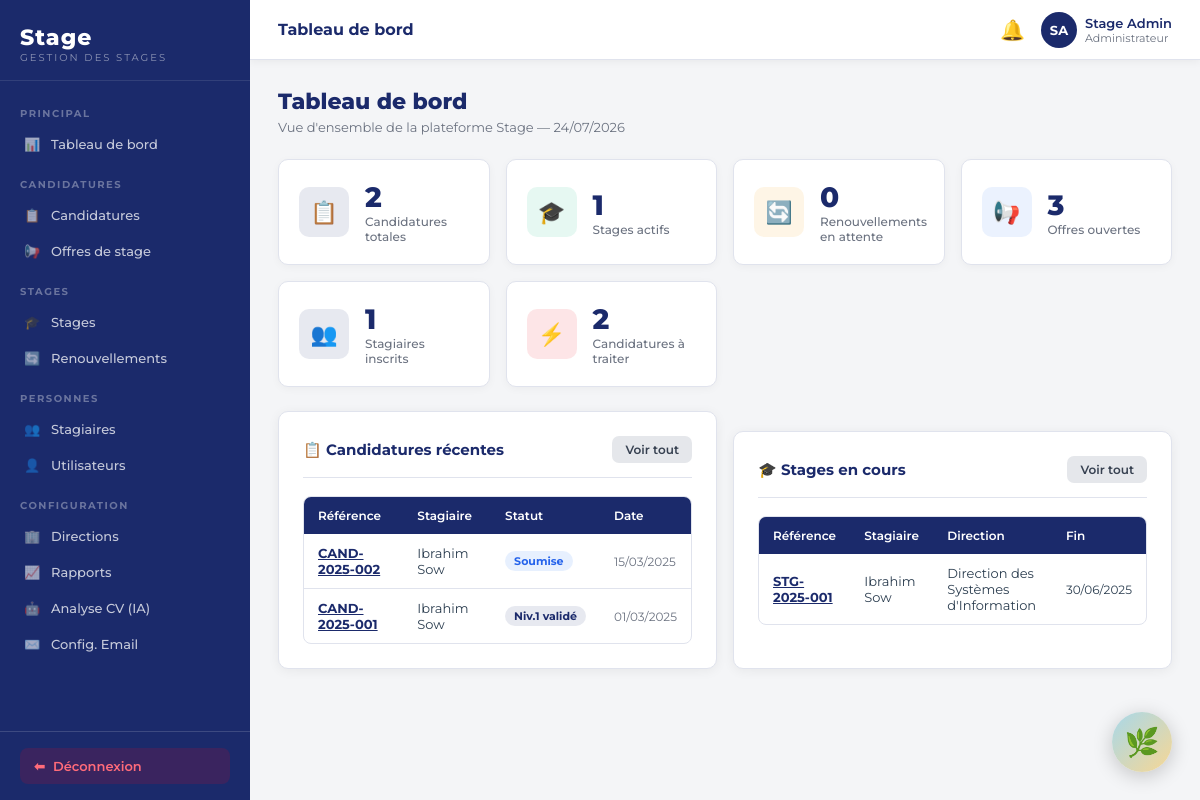
The app's page /backoffice.php (signed in) with its own data.
### tables this page shows
CREATE TABLE IF NOT EXISTS stages (
    id INT AUTO_INCREMENT PRIMARY KEY,
    reference VARCHAR(30) UNIQUE NOT NULL,
    candidature_id INT,
    stagiaire_id INT NOT NULL,
    direction_id INT,
    domaine_id INT,
    encadrant_id INT,
    date_debut DATE NOT NULL,
    date_fin DATE NOT NULL,
    duree_initiale_mois INT DEFAULT 3,
    duree_totale_mois INT DEFAULT 3,
    nb_renouvellements INT DEFAULT 0,
    remboursement_transport TINYINT(1) DEFAULT 0,
    montant_transport DECIMAL(10,2) DEFAULT 0,
    statut ENUM('preparation','en_cours','renouvele','termine','interrompu','annule') DEFAULT 'preparation',
    created_at TIMESTAMP DEFAULT CURRENT_TIMESTAMP,
    FOREIGN KEY (candidature_id) REFERENCES candidatures(id) ON DELETE SET NULL,
    FOREIGN KEY (stagiaire_id) REFERENCES stagiaires(id) ON DELETE CASCADE,
    FOREIGN KEY (direction_id) REFERENCES directions(id) ON DELETE SET NULL,
    FOREIGN KEY (domaine_id) REFERENCES domaines(id) ON DELETE SET NULL,
    FOREIGN KEY (encadrant_id) REFERENCES utilisateurs(id) ON DELETE SET NULL
);

CREATE TABLE IF NOT EXISTS candidatures (
    id INT AUTO_INCREMENT PRIMARY KEY,
    reference VARCHAR(30) UNIQUE NOT NULL,
    stagiaire_id INT NOT NULL,
    offre_id INT,
    type_candidature ENUM('offre','spontanee') DEFAULT 'spontanee',
    domaine_id INT,
    direction_id INT,
    score_tri DECIMAL(5,2) DEFAULT 0,
    statut_global ENUM('soumise','niv1_en_cours','niv1_valide','validee','niv1_rejete','rejetee','complement') DEFAULT 'soumise',
    motivation TEXT,
    date_candidature TIMESTAMP DEFAULT CURRENT_TIMESTAMP,
    FOREIGN KEY (stagiaire_id) REFERENCES stagiaires(id) ON DELETE CASCADE,
    FOREIGN KEY (offre_id) REFERENCES offres_stage(id) ON DELETE SET NULL,
    FOREIGN KEY (domaine_id) REFERENCES domaines(id) ON DELETE SET NULL,
    FOREIGN KEY (direction_id) REFERENCES directions(id) ON DELETE SET NULL
);

CREATE TABLE IF NOT EXISTS utilisateurs (
    id INT AUTO_INCREMENT PRIMARY KEY,
    nom VARCHAR(100) NOT NULL,
    prenom VARCHAR(100) NOT NULL,
    email VARCHAR(191) NOT NULL UNIQUE,
    mot_de_passe VARCHAR(255) NOT NULL,
    role ENUM('administrateur','habilite','superviseur','directeur','stagiaire') NOT NULL DEFAULT 'stagiaire',
    actif TINYINT(1) DEFAULT 1,
    civilite ENUM('M.','Mme') DEFAULT 'M.',
    created_at TIMESTAMP DEFAULT CURRENT_TIMESTAMP
);

CREATE TABLE IF NOT EXISTS directions (
    id INT AUTO_INCREMENT PRIMARY KEY,
    libelle VARCHAR(150) NOT NULL,
    abreviation VARCHAR(20),
    actif TINYINT(1) DEFAULT 1,
    created_at TIMESTAMP DEFAULT CURRENT_TIMESTAMP
);

### backoffice.php (called while the page is built, shortened)
<?php
require_once __DIR__ . '/config.php';
$page = preg_replace('/[^a-zA-Z0-9_\-]/', '', $_GET['page'] ?? 'dashboard');
$file = __DIR__ . "/pages/admin/{$page}.php";
include $file;

### pages/admin/dashboard.php (the view, shortened to what this page needs)
<?php
require_once __DIR__ . '/../../includes/header.php';
$pdo = getPDO();
$stats = [
    'candidatures' => $pdo->query('SELECT COUNT(*) FROM candidatures')->fetchColumn(),
    'stages_actifs' => $pdo->query("SELECT COUNT(*) FROM stages WHERE statut IN ('en_cours','renouvele','preparation')")->fetchColumn(),
    'renouvellements' => $pdo->query("SELECT COUNT(*) FROM renouvellements_stage WHERE statut = 'en_attente'")->fetchColumn(),
    'offres_ouvertes' => $pdo->query("SELECT COUNT(*) FROM offres_stage WHERE statut = 'ouverte'")->fetchColumn(),
    'stagiaires' => $pdo->query('SELECT COUNT(*) FROM stagiaires')->fetchColumn(),
    'a_valider' => $pdo->query("SELECT COUNT(*) FROM candidatures WHERE statut_global IN ('soumise','niv1_valide')")->fetchColumn(),
];
$recent_cands = $pdo->query('SELECT c.*, u.nom, u.prenom, o.titre as offre_titre FROM candidatures c JOIN stagiaires s ON s.id = c.stagiaire_id JOIN utilisateurs u ON u.id = s.utilisateur_id LEFT JOIN offres_stage o ON o.id = c.offre_id ORDER BY c.date_candidature DESC LIMIT 5')->fetchAll();
$recent_stages = $pdo->query("SELECT sg.*, u.nom, u.prenom, d.libelle as direction_libelle FROM stages sg JOIN stagiaires s ON s.id = sg.stagiaire_id JOIN utilisateurs u ON u.id = s.utilisateur_id LEFT JOIN directions d ON d.id = sg.direction_id WHERE sg.statut IN ('en_cours','renouvele') ORDER BY sg.created_at DESC LIMIT 5")->fetchAll();
?>
<div class="page-header">
  <h1>Tableau de bord</h1>
  <p>Vue d'ensemble de la plateforme Stage &mdash; <?= date('d/m/Y') ?></p>
</div>
<div class="stat-grid">
  <div class="stat-card">
    <div class="stat-icon navy">📋</div>
    <div><div class="stat-val"><?= $stats['candidatures'] ?></div><div class="stat-label">Candidatures totales</div></div>
  </div>
  <div class="stat-card">
    <div class="stat-icon green">🎓</div>
    <div><div class="stat-val"><?= $stats['stages_actifs'] ?></div><div class="stat-label">Stages actifs</div></div>
  </div>
  <div class="stat-card">
    <div class="stat-icon orange">🔄</div>
    <div><div class="stat-val"><?= $stats['renouvellements'] ?></div><div class="stat-label">Renouvellements en attente</div></div>
  </div>
  <div class="stat-card">
    <div class="stat-icon blue">📢</div>
    <div><div class="stat-val"><?= $stats['offres_ouvertes'] ?></div><div class="stat-label">Offres ouvertes</div></div>
  </div>
  <div class="stat-card">
    <div class="stat-icon navy">👥</div>
    <div><div class="stat-val"><?= $stats['stagiaires'] ?></div><div class="stat-label">Stagiaires inscrits</div></div>
  </div>
  <div class="stat-card">
    <div class="stat-icon red">⚡</div>
    <div><div class="stat-val"><?= $stats['a_valider'] ?></div><div class="stat-label">Candidatures &agrave; traiter</div></div>
  </div>
</div>
<div class="grid-2">
  <div class="card">
    <div class="card-header">
      <span class="card-title">📋 Candidatures r&eacute;centes</span>
      <a href="backoffice.php?page=candidatures" class="btn btn-secondary btn-sm">Voir tout</a>
    </div>
    <?php if (empty($recent_cands)): ?>
    <div class="empty-state"><div class="empty-icon">📋</div><p>Aucune candidature.</p></div>
    <?php else: ?>
    <div class="table-wrap">
      <table>
        <thead><tr><th>R&eacute;f&eacute;rence</th><th>Stagiaire</th><th>Statut</th><th>Date</th></tr></thead>
        <tbody>
          <?php foreach ($recent_cands as $c): ?>
          <tr>
            <td><a href="backoffice.php?page=candidature_detail&id=<?= $c['id'] ?>" style="color:var(--navy);font-weight:700"><?= h($c['reference']) ?></a></td>
            <td><?= h($c['prenom'] . ' ' . $c['nom']) ?></td>
            <td><?= statusBadge($c['statut_global']) ?></td>
            <td class="text-sm text-muted"><?= h(date('d/m/Y', strtotime($c['date_candidature']))) ?></td>
          </tr>
          <?php endforeach; ?>
        </tbody>
      </table>
    </div>
    <?php endif; ?>
  </div>
  <div class="card">
    <div class="card-header">
      <span class="card-title">🎓 Stages en cours</span>
      <a href="backoffice.php?page=stages" class="btn btn-secondary btn-sm">Voir tout</a>
    </div>
    <?php if (empty($recent_stages)): ?>
    <div class="empty-state"><div class="empty-icon">🎓</div><p>Aucun stage actif.</p></div>
    <?php else: ?>
    <div class="table-wrap">
      <table>
        <thead><tr><th>R&eacute;f&eacute;rence</th><th>Stagiaire</th><th>Direction</th><th>Fin</th></tr></thead>
        <tbody>
          <?php foreach ($recent_stages as $s): ?>
          <tr>
            <td><a href="backoffice.php?page=stage_detail&id=<?= $s['id'] ?>" style="color:var(--navy);font-weight:700"><?= h($s['reference']) ?></a></td>
            <td><?= h($s['prenom'] . ' ' . $s['nom']) ?></td>
            <td><?= h($s['direction_libelle'] ?? '-') ?></td>
            <td class="text-sm"><?= h(date('d/m/Y', strtotime($s['date_fin']))) ?></td>
          </tr>
          <?php endforeach; ?>
        </tbody>
      </table>
    </div>
    <?php endif; ?>
  </div>
</div>
<?php require_once __DIR__ . '/../../includes/footer.php'; ?>

### config.php (shortened to what this page needs)
<?php
function h(string $s): string {
    return htmlspecialchars($s, ENT_QUOTES, 'UTF-8');
}
function statusBadge(string $statut): string {
    $map = [
        'soumise'        => ['Soumise', 'badge-info'],
        'niv1_en_cours'  => ['Niv.1 en cours', 'badge-warning'],
        'niv1_valide'    => ['Niv.1 validé', 'badge-primary'],
        'validee'        => ['Validée', 'badge-success'],
        'niv1_rejete'    => ['Niv.1 rejeté', 'badge-danger'],
        'rejetee'        => ['Rejetée', 'badge-danger'],
        'complement'     => ['Complément requis', 'badge-warning'],
        'preparation'    => ['Préparation', 'badge-info'],
        'en_cours'       => ['En cours', 'badge-success'],
        'renouvele'      => ['Renouvelé', 'badge-primary'],
        'termine'        => ['Terminé', 'badge-secondary'],
        'interrompu'     => ['Interrompu', 'badge-warning'],
        'annule'         => ['Annulé', 'badge-danger'],
        'ouverte'        => ['Ouverte', 'badge-success'],
        'fermee'         => ['Fermée', 'badge-warning'],
        'archivee'       => ['Archivée', 'badge-secondary'],
        'en_attente'     => ['En attente', 'badge-warning'],
        'valide'         => ['Validé', 'badge-success'],
        'rejete'         => ['Rejeté', 'badge-danger'],
        'precisions'     => ['Précisions requises', 'badge-info'],
        'valide_v'       => ['Validé', 'badge-success'],
        'rejete_v'       => ['Rejeté', 'badge-danger'],
    ];
    [$label, $cls] = $map[$statut] ?? [ucfirst($statut), 'badge-secondary'];
    return "<span class=\"badge $cls\">" . h($label) . '</span>';
}

### includes/header.php (style rules this page uses)
*,*::before,*::after { box-sizing:border-box;margin:0;padding:0 }
html { font-size:15px }
body { font-family:'Montserrat',sans-serif;background:#f4f5f7;color:#2c3e50;display:flex;min-height:100vh }
:root { --navy:#1b2a6b; --navy-dark:#132050; --navy-light:#2d3f8c; --red:#e8001c; --red-dark:#c0001a; --gray-bg:#f4f5f7; --gray-border:#e0e3ed; --gray-text:#6b7280; --white:#ffffff; --success:#10b981; --warning:#f59e0b; --info:#3b82f6; --sidebar-w:250px; }
.page-header { margin-bottom:24px; }
.page-header h1 { font-size:22px;font-weight:800;color:var(--navy); }
.page-header p { color:var(--gray-text);font-size:13px;margin-top:4px; }
.card { background:#fff;border-radius:10px;padding:24px;box-shadow:0 2px 12px rgba(0,0,0,.06);border:1px solid var(--gray-border); }
.card-header { display:flex;align-items:center;justify-content:space-between;margin-bottom:18px;padding-bottom:14px;border-bottom:1px solid var(--gray-border); }
.card-title { font-size:15px;font-weight:700;color:var(--navy); }
.card + .card { margin-top:20px; }
.stat-grid { display:grid;grid-template-columns:repeat(auto-fit,minmax(200px,1fr));gap:16px;margin-bottom:24px; }
.stat-card { background:#fff;border-radius:10px;padding:20px; border:1px solid var(--gray-border); display:flex;align-items:center;gap:16px; box-shadow:0 2px 8px rgba(0,0,0,.04); }
.stat-icon { width:50px;height:50px;border-radius:10px; display:flex;align-items:center;justify-content:center; font-size:22px;flex-shrink:0; }
.stat-icon.navy { background:rgba(27,42,107,.1);color:var(--navy); }
.stat-icon.red { background:rgba(232,0,28,.1);color:var(--red); }
.stat-icon.green { background:rgba(16,185,129,.1);color:var(--success); }
.stat-icon.orange { background:rgba(245,158,11,.1);color:var(--warning); }
.stat-icon.blue { background:rgba(59,130,246,.1);color:var(--info); }
.stat-val { font-size:28px;font-weight:800;color:var(--navy); }
.stat-label { font-size:12px;color:var(--gray-text);font-weight:500; }
.btn { display:inline-flex;align-items:center;gap:6px; padding:9px 18px;border-radius:7px; font-size:13px;font-weight:600;font-family:inherit; border:none;cursor:pointer;transition:all .2s; text-decoration:none;white-space:nowrap; }
.btn-secondary { background:#e5e7eb;color:#374151; }
.btn-sm { padding:6px 13px;font-size:12px; }
.badge { display:inline-flex;align-items:center; padding:3px 9px;border-radius:99px; font-size:11px;font-weight:700;white-space:nowrap; }
.badge-info { background:rgba(59,130,246,.12);color:#2563eb; }
.badge-primary { background:rgba(27,42,107,.1);color:var(--navy); }
.table-wrap { overflow-x:auto;border-radius:8px;border:1px solid var(--gray-border); }
table { width:100%;border-collapse:collapse;font-size:13px; }
thead th { background:var(--navy);color:#fff;padding:11px 14px;font-weight:600;font-size:12px;text-align:left;white-space:nowrap; }
tbody td { padding:11px 14px;border-bottom:1px solid var(--gray-border);vertical-align:middle; }
tbody tr:last-child td { border-bottom:none; }
.text-muted { color:var(--gray-text); }
.text-sm { font-size:12px; }
.grid-2 { display:grid;grid-template-columns:1fr 1fr;gap:16px; }

### records on screen
stages: encadrant "2", nb_renouvellements "0", reference "STG-2025-001", utilisateurs.prenom+nom "Ibrahim Sow", direction.libelle "Direction des Systèmes d'Information", date_fin "30/06/2025"
candidatures: reference "CAND-2025-002", utilisateurs.prenom+nom "Ibrahim Sow", label "Soumise", date_candidature "15/03/2025"
candidatures: reference "CAND-2025-001", utilisateurs.prenom+nom "Ibrahim Sow", label "Niv.1 validé", date_candidature "01/03/2025"

### other values on screen
STAGIA_PAGE ?: 'Stage' "Tableau de bord"
$initiales "SA"
$prenom . ' ' . $nom "Stage Admin"
$user['role'] "Administrateur"
$stats['stages_actifs'] "1"
$stats['offres_ouvertes'] "3"
$stats['stagiaires'] "1"
